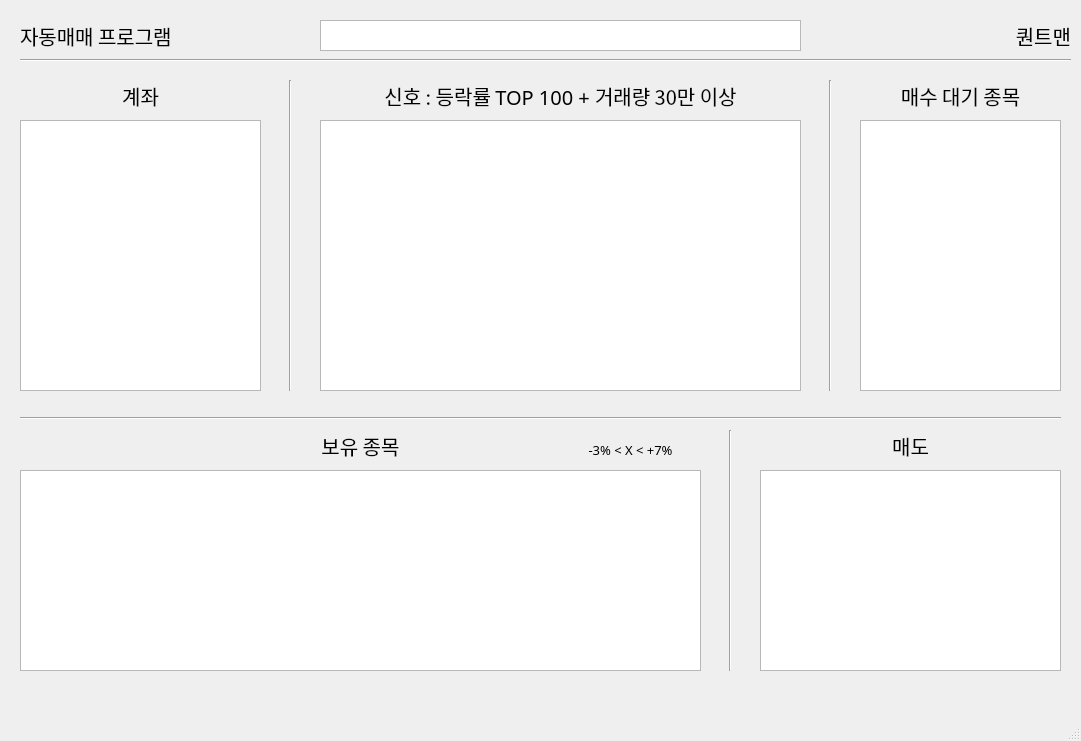
<?xml version="1.0" encoding="UTF-8"?>
<ui version="4.0">
 <class>MainWindow</class>
 <widget class="QMainWindow" name="MainWindow">
  <property name="geometry">
   <rect>
    <x>0</x>
    <y>0</y>
    <width>1081</width>
    <height>741</height>
   </rect>
  </property>
  <property name="minimumSize">
   <size>
    <width>1081</width>
    <height>741</height>
   </size>
  </property>
  <property name="maximumSize">
   <size>
    <width>1081</width>
    <height>741</height>
   </size>
  </property>
  <property name="windowTitle">
   <string>MainWindow</string>
  </property>
  <widget class="QWidget" name="centralwidget">
   <widget class="QLabel" name="label_2">
    <property name="geometry">
     <rect>
      <x>20</x>
      <y>80</y>
      <width>241</width>
      <height>31</height>
     </rect>
    </property>
    <property name="font">
     <font>
      <family>맑은 고딕</family>
      <pointsize>15</pointsize>
      <weight>50</weight>
      <bold>false</bold>
     </font>
    </property>
    <property name="text">
     <string>계좌</string>
    </property>
    <property name="alignment">
     <set>Qt::AlignCenter</set>
    </property>
   </widget>
   <widget class="QLabel" name="label_0">
    <property name="geometry">
     <rect>
      <x>20</x>
      <y>20</y>
      <width>231</width>
      <height>31</height>
     </rect>
    </property>
    <property name="font">
     <font>
      <family>맑은 고딕</family>
      <pointsize>15</pointsize>
     </font>
    </property>
    <property name="text">
     <string>자동매매 프로그램</string>
    </property>
    <property name="alignment">
     <set>Qt::AlignLeading|Qt::AlignLeft|Qt::AlignVCenter</set>
    </property>
   </widget>
   <widget class="QLabel" name="label_3">
    <property name="geometry">
     <rect>
      <x>320</x>
      <y>80</y>
      <width>481</width>
      <height>31</height>
     </rect>
    </property>
    <property name="font">
     <font>
      <family>맑은 고딕</family>
      <pointsize>15</pointsize>
      <weight>50</weight>
      <bold>false</bold>
     </font>
    </property>
    <property name="text">
     <string>신호 : 등락률 TOP 100 + 거래량 30만 이상</string>
    </property>
    <property name="alignment">
     <set>Qt::AlignCenter</set>
    </property>
   </widget>
   <widget class="QLabel" name="label_4">
    <property name="geometry">
     <rect>
      <x>860</x>
      <y>80</y>
      <width>201</width>
      <height>31</height>
     </rect>
    </property>
    <property name="font">
     <font>
      <family>맑은 고딕</family>
      <pointsize>15</pointsize>
      <weight>50</weight>
      <bold>false</bold>
     </font>
    </property>
    <property name="text">
     <string>매수 대기 종목</string>
    </property>
    <property name="alignment">
     <set>Qt::AlignCenter</set>
    </property>
   </widget>
   <widget class="QLabel" name="label_5">
    <property name="geometry">
     <rect>
      <x>20</x>
      <y>430</y>
      <width>681</width>
      <height>31</height>
     </rect>
    </property>
    <property name="font">
     <font>
      <family>맑은 고딕</family>
      <pointsize>15</pointsize>
      <weight>50</weight>
      <bold>false</bold>
     </font>
    </property>
    <property name="text">
     <string>보유 종목</string>
    </property>
    <property name="alignment">
     <set>Qt::AlignCenter</set>
    </property>
   </widget>
   <widget class="QLabel" name="label_6">
    <property name="geometry">
     <rect>
      <x>760</x>
      <y>430</y>
      <width>301</width>
      <height>31</height>
     </rect>
    </property>
    <property name="font">
     <font>
      <family>맑은 고딕</family>
      <pointsize>15</pointsize>
      <weight>50</weight>
      <bold>false</bold>
     </font>
    </property>
    <property name="text">
     <string>매도</string>
    </property>
    <property name="alignment">
     <set>Qt::AlignCenter</set>
    </property>
   </widget>
   <widget class="Line" name="line">
    <property name="geometry">
     <rect>
      <x>20</x>
      <y>50</y>
      <width>1051</width>
      <height>20</height>
     </rect>
    </property>
    <property name="orientation">
     <enum>Qt::Horizontal</enum>
    </property>
   </widget>
   <widget class="QLabel" name="label_1">
    <property name="geometry">
     <rect>
      <x>910</x>
      <y>20</y>
      <width>161</width>
      <height>31</height>
     </rect>
    </property>
    <property name="font">
     <font>
      <family>맑은 고딕</family>
      <pointsize>15</pointsize>
     </font>
    </property>
    <property name="text">
     <string>퀀트맨</string>
    </property>
    <property name="alignment">
     <set>Qt::AlignRight|Qt::AlignTrailing|Qt::AlignVCenter</set>
    </property>
   </widget>
   <widget class="Line" name="line_2">
    <property name="geometry">
     <rect>
      <x>280</x>
      <y>80</y>
      <width>20</width>
      <height>311</height>
     </rect>
    </property>
    <property name="orientation">
     <enum>Qt::Vertical</enum>
    </property>
   </widget>
   <widget class="Line" name="line_3">
    <property name="geometry">
     <rect>
      <x>820</x>
      <y>80</y>
      <width>20</width>
      <height>311</height>
     </rect>
    </property>
    <property name="orientation">
     <enum>Qt::Vertical</enum>
    </property>
   </widget>
   <widget class="Line" name="line_4">
    <property name="geometry">
     <rect>
      <x>20</x>
      <y>410</y>
      <width>1041</width>
      <height>16</height>
     </rect>
    </property>
    <property name="orientation">
     <enum>Qt::Horizontal</enum>
    </property>
   </widget>
   <widget class="Line" name="line_5">
    <property name="geometry">
     <rect>
      <x>720</x>
      <y>430</y>
      <width>20</width>
      <height>241</height>
     </rect>
    </property>
    <property name="orientation">
     <enum>Qt::Vertical</enum>
    </property>
   </widget>
   <widget class="QListWidget" name="list_account">
    <property name="geometry">
     <rect>
      <x>20</x>
      <y>120</y>
      <width>241</width>
      <height>271</height>
     </rect>
    </property>
   </widget>
   <widget class="QListWidget" name="column_list">
    <property name="geometry">
     <rect>
      <x>320</x>
      <y>20</y>
      <width>481</width>
      <height>31</height>
     </rect>
    </property>
   </widget>
   <widget class="QListWidget" name="list_signal">
    <property name="geometry">
     <rect>
      <x>320</x>
      <y>120</y>
      <width>481</width>
      <height>271</height>
     </rect>
    </property>
   </widget>
   <widget class="QListWidget" name="list_ready">
    <property name="geometry">
     <rect>
      <x>860</x>
      <y>120</y>
      <width>201</width>
      <height>271</height>
     </rect>
    </property>
   </widget>
   <widget class="QListWidget" name="list_own">
    <property name="geometry">
     <rect>
      <x>20</x>
      <y>470</y>
      <width>681</width>
      <height>201</height>
     </rect>
    </property>
   </widget>
   <widget class="QListWidget" name="list_sell">
    <property name="geometry">
     <rect>
      <x>760</x>
      <y>470</y>
      <width>301</width>
      <height>201</height>
     </rect>
    </property>
   </widget>
   <widget class="QLabel" name="label_7">
    <property name="geometry">
     <rect>
      <x>560</x>
      <y>440</y>
      <width>141</width>
      <height>21</height>
     </rect>
    </property>
    <property name="font">
     <font>
      <family>맑은 고딕</family>
      <pointsize>10</pointsize>
      <weight>50</weight>
      <bold>false</bold>
     </font>
    </property>
    <property name="text">
     <string>-3% &lt; X &lt; +7%</string>
    </property>
    <property name="alignment">
     <set>Qt::AlignCenter</set>
    </property>
   </widget>
  </widget>
  <widget class="QMenuBar" name="menubar">
   <property name="geometry">
    <rect>
     <x>0</x>
     <y>0</y>
     <width>1081</width>
     <height>26</height>
    </rect>
   </property>
  </widget>
  <widget class="QStatusBar" name="statusbar"/>
 </widget>
 <resources/>
 <connections/>
</ui>
